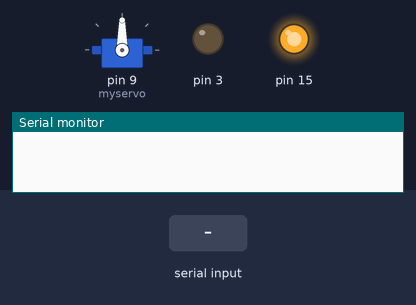
This sketch was run on a simulated Arduino Uno, built with avr-gcc and run on an emulated ATmega328P. On the bench: servo, output pins drawn as LEDs (lit = HIGH), the last lines printed to the serial monitor. The test bench sets the inputs (shaded band).

Above: at 1.2 s.
1.3 s: "1" received over the second serial link
At 1.6 s:
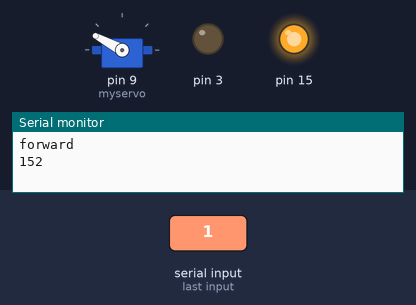
2.8 s: "0" received over the second serial link
At 4.0 s:
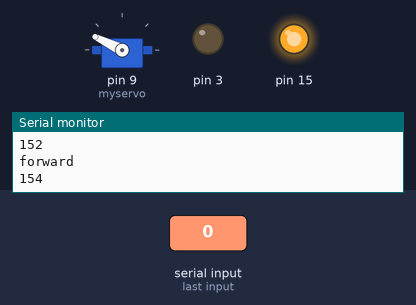
Timing chart, 0 to 5.8 s (numbered marks = the images above; inputs shaded):
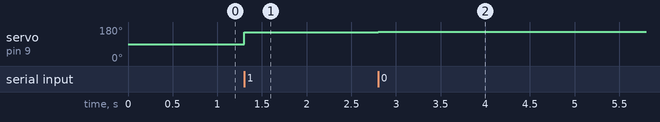

Measured:
- after the input at 1.3 s, servo on pin 9 (myservo): 90° → 152° at once
- after the input at 2.8 s, servo on pin 9 (myservo): 152° → 154° at once

The sketch:

servoWITHps2.ino
```cpp
#include <SoftwareSerial.h>
#include <Cytron_PS2Shield.h>
#include <Servo.h>
Servo myservo;

Cytron_PS2Shield ps2(2, 3); // SoftwareSerial: Rx and Tx pin

void setup()
{
 ps2.begin(9600);
 Serial.begin(9600);
 myservo.attach(9,600,2300);
 pinMode(9,OUTPUT);
}

void loop()
{
  int i;
  int m=ps2.readButton(PS2_JOYSTICK_LEFT_Y_AXIS);

  if(m<123)
  {
    int b=map(m,122,0,0,255);
    myservo.write(b);
    Serial.println("forward");
    Serial.println(b);

  }
  else if(m==123)
  {
    myservo.write(0);
  }

}
```
